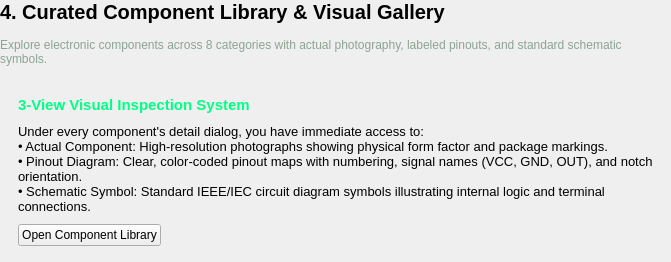
             <widget class="QWidget" name="secLibrary">
              <layout class="QVBoxLayout" name="secLibraryLayout">
               <property name="spacing">
                <number>14</number>
               </property>
               <property name="leftMargin">
                <number>0</number>
               </property>
               <property name="topMargin">
                <number>0</number>
               </property>
               <property name="rightMargin">
                <number>0</number>
               </property>
               <property name="bottomMargin">
                <number>0</number>
               </property>
               <item>
                <widget class="QLabel" name="secLibraryTitle">
                 <property name="text">
                  <string>4. Curated Component Library &amp; Visual Gallery</string>
                 </property>
                 <property name="wordWrap">
                  <bool>true</bool>
                 </property>
                 <property name="styleSheet">
                  <string>font-size: 20px; font-weight: 800;</string>
                 </property>
                </widget>
               </item>
               <item>
                <widget class="QLabel" name="secLibrarySubtitle">
                 <property name="text">
                  <string>Explore electronic components across 8 categories with actual photography, labeled pinouts, and standard schematic symbols.</string>
                 </property>
                 <property name="wordWrap">
                  <bool>true</bool>
                 </property>
                 <property name="styleSheet">
                  <string>font-size: 13.5px; color: #8ca394;</string>
                 </property>
                </widget>
               </item>
               <item>
                <widget class="QFrame" name="s4ViewCard">
                 <property name="role" stdset="0">
                  <string notr="true">card</string>
                 </property>
                 <layout class="QVBoxLayout" name="s4ViewCardLayout">
                  <property name="spacing">
                   <number>10</number>
                  </property>
                  <property name="leftMargin">
                   <number>18</number>
                  </property>
                  <property name="topMargin">
                   <number>16</number>
                  </property>
                  <property name="rightMargin">
                   <number>18</number>
                  </property>
                  <property name="bottomMargin">
                   <number>16</number>
                  </property>
                  <item>
                   <widget class="QLabel" name="s4ViewCardTitle">
                    <property name="text">
                     <string>3-View Visual Inspection System</string>
                    </property>
                    <property name="wordWrap">
                     <bool>true</bool>
                    </property>
                    <property name="styleSheet">
                     <string>font-size: 15px; font-weight: 700; color: #00FF85;</string>
                    </property>
                   </widget>
                  </item>
                  <item>
                   <widget class="QLabel" name="s4ViewCardText">
                    <property name="text">
                     <string>Under every component's detail dialog, you have immediate access to:
• Actual Component: High-resolution photographs showing physical form factor and package markings.
• Pinout Diagram: Clear, color-coded pinout maps with numbering, signal names (VCC, GND, OUT), and notch orientation.
• Schematic Symbol: Standard IEEE/IEC circuit diagram symbols illustrating internal logic and terminal connections.</string>
                    </property>
                    <property name="wordWrap">
                     <bool>true</bool>
                    </property>
                    <property name="styleSheet">
                     <string>font-size: 13px;</string>
                    </property>
                   </widget>
                  </item>
                  <item>
                   <layout class="QHBoxLayout" name="s4ViewCardButtonRow">
                    <property name="spacing">
                     <number>0</number>
                    </property>
                    <property name="leftMargin">
                     <number>0</number>
                    </property>
                    <property name="topMargin">
                     <number>0</number>
                    </property>
                    <property name="rightMargin">
                     <number>0</number>
                    </property>
                    <property name="bottomMargin">
                     <number>0</number>
                    </property>
                    <item>
                     <widget class="QPushButton" name="btnOpenComponentLibrary">
                      <property name="text">
                       <string>Open Component Library</string>
                      </property>
                      <property name="kind" stdset="0">
                       <string notr="true">primary</string>
                      </property>
                      <property name="cursor">
                       <cursorShape>PointingHandCursor</cursorShape>
                      </property>
                      <property name="icon">
                       <iconset>icons/cpu__060907.svg<normaloff>icons/cpu__060907.svg</normaloff>
                       </iconset>
                      </property>
                      <property name="iconSize">
                       <size>
                        <width>14</width>
                        <height>14</height>
                       </size>
                      </property>
                     </widget>
                    </item>
                    <item>
                     <spacer name="s4ViewCardButtonSpacer">
                      <property name="orientation">
                       <enum>Qt::Horizontal</enum>
                      </property>
                      <property name="sizeHint" stdset="0">
                       <size>
                        <width>40</width>
                        <height>20</height>
                       </size>
                      </property>
                     </spacer>
                    </item>
                   </layout>
                  </item>
                 </layout>
                </widget>
               </item>
              </layout>
             </widget>
